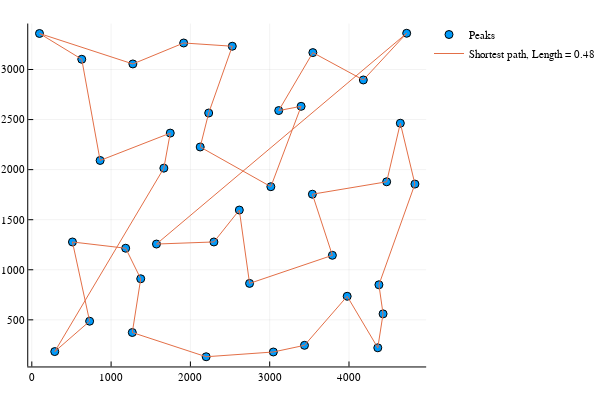

The notebook cell this image was saved under:
### Code cell
scatter(NewSample[Peaks,:][:,1], NewSample[Peaks,:][:,2], label = "Peaks")
scatter!()
plot!(NewSample[Peaks,:][P, 1], NewSample[Peaks,:][P, 2], label = "Shortest path, Length = $(round(L,digits = 2))")

### Figure 1 — Plotly figure (JSON) as saved in the notebook; plotly's stock layout.template omitted (floating-point values rounded to 4 significant figures)
{"data": [{"colorbar": {"title": ""}, "hoverinfo": "text", "legendgroup": "Peaks", "marker": {"color": "rgba(0, 154, 250, 1.000)", "line": {"color": "rgba(0, 0, 0, 1.000)", "width": 1}, "size": 8, "symbol": "circle"}, "mode": "markers", "name": "Peaks", "showlegend": true, "text": [null, null, null, null, null, null, null, null, null, null, null, null, null, null, null, null, null, null, null, null, null, null, null, null, null, null, null, null, null, null, null, null, null, null, null, null, null, null], "type": "scatter", "x": [4430.0, 1665.0, 1572.0, 2199.0, 97.09, 1184.0, 289.2, 729.1, 4475.0, 3544.0, 3046.0, 3114.0, 4831.0, 1746.0, 1915.0, 3977.0, 3396.0, 3538.0, 630.0, 3014.0, 4647.0, 3790.0, 4727.0, 2231.0, 1374.0, 3439.0, 2528.0, 1267.0, 4377.0, 861.6, 1274.0, 2297.0, 4181.0, 4363.0, 512.9, 2746.0, 2617.0, 2124.0], "xaxis": "x1", "y": [559.6, 2015.0, 1257.0, 131.3, 3360.0, 1215.0, 182.8, 486.2, 1879.0, 3169.0, 178.8, 2590.0, 1856.0, 2365.0, 3265.0, 735.3, 2632.0, 1754.0, 3102.0, 1830.0, 2464.0, 1144.0, 3362.0, 2565.0, 910.0, 245.2, 3232.0, 373.3, 850.0, 2092.0, 3055.0, 1278.0, 2896.0, 220.7, 1278.0, 863.8, 1596.0, 2226.0], "yaxis": "y1", "zmax": 0.1, "zmin": -0.1}, {"colorbar": {"title": ""}, "hoverinfo": "text", "legendgroup": "Shortest path, Length = 0.48", "line": {"color": "rgba(227, 111, 71, 1.000)", "dash": "solid", "shape": "linear", "width": 1}, "mode": "lines", "name": "Shortest path, Length = 0.48", "showlegend": true, "text": [null, null, null, null, null, null, null, null, null, null, null, null, null, null, null, null, null, null, null, null, null, null, null, null, null, null, null, null, null, null, null, null, null, null, null, null, null, null, null], "type": "scatter", "x": [1572.0, 2297.0, 2617.0, 2746.0, 3790.0, 3538.0, 4475.0, 4647.0, 4831.0, 4377.0, 4430.0, 4363.0, 3977.0, 3439.0, 3046.0, 2199.0, 1267.0, 1374.0, 1184.0, 512.9, 729.1, 289.2, 1665.0, 1746.0, 861.6, 630.0, 97.09, 1274.0, 1915.0, 2528.0, 2231.0, 2124.0, 3014.0, 3396.0, 3114.0, 3544.0, 4181.0, 4727.0, 1572.0], "xaxis": "x1", "y": [1257.0, 1278.0, 1596.0, 863.8, 1144.0, 1754.0, 1879.0, 2464.0, 1856.0, 850.0, 559.6, 220.7, 735.3, 245.2, 178.8, 131.3, 373.3, 910.0, 1215.0, 1278.0, 486.2, 182.8, 2015.0, 2365.0, 2092.0, 3102.0, 3360.0, 3055.0, 3265.0, 3232.0, 2565.0, 2226.0, 1830.0, 2632.0, 2590.0, 3169.0, 2896.0, 3362.0, 1257.0], "yaxis": "y1", "zmax": 0.1, "zmin": -0.1}], "layout": {"annotations": [], "height": 400, "legend": {"bgcolor": "rgba(255, 255, 255, 1.000)", "bordercolor": "rgba(0, 0, 0, 1.000)", "font": {"color": "rgba(0, 0, 0, 1.000)", "family": "sans-serif", "size": 11}, "tracegroupgap": 0, "x": 1, "y": 1}, "margin": {"b": 20, "l": 0, "r": 0, "t": 20}, "paper_bgcolor": "rgba(255, 255, 255, 1.000)", "plot_bgcolor": "rgba(255, 255, 255, 1.000)", "showlegend": true, "width": 600, "xaxis": {"anchor": "y1", "domain": [0.06582, 0.9934], "gridcolor": "rgba(0, 0, 0, 0.100)", "gridwidth": 0.5, "linecolor": "rgba(0, 0, 0, 1.000)", "mirror": false, "range": [-44.94, 4973.0], "showgrid": true, "showline": true, "showticklabels": true, "tickangle": 0, "tickcolor": "rgb(0, 0, 0)", "tickfont": {"color": "rgba(0, 0, 0, 1.000)", "family": "sans-serif", "size": 11}, "tickmode": "array", "ticks": "inside", "ticktext": ["0", "1000", "2000", "3000", "4000"], "tickvals": [0, 1000, 2000, 3000, 4000], "title": "", "titlefont": {"color": "rgba(0, 0, 0, 1.000)", "family": "sans-serif", "size": 15}, "type": "-", "visible": true, "zeroline": false, "zerolinecolor": "rgba(0, 0, 0, 1.000)"}, "yaxis": {"anchor": "x1", "domain": [0.03762, 0.9902], "gridcolor": "rgba(0, 0, 0, 0.100)", "gridwidth": 0.5, "linecolor": "rgba(0, 0, 0, 1.000)", "mirror": false, "range": [34.39, 3459.0], "showgrid": true, "showline": true, "showticklabels": true, "tickangle": 0, "tickcolor": "rgb(0, 0, 0)", "tickfont": {"color": "rgba(0, 0, 0, 1.000)", "family": "sans-serif", "size": 11}, "tickmode": "array", "ticks": "inside", "ticktext": ["500", "1000", "1500", "2000", "2500", "3000"], "tickvals": [500, 1000, 1500, 2000, 2500, 3000], "title": "", "titlefont": {"color": "rgba(0, 0, 0, 1.000)", "family": "sans-serif", "size": 15}, "type": "-", "visible": true, "zeroline": false, "zerolinecolor": "rgba(0, 0, 0, 1.000)"}}}
